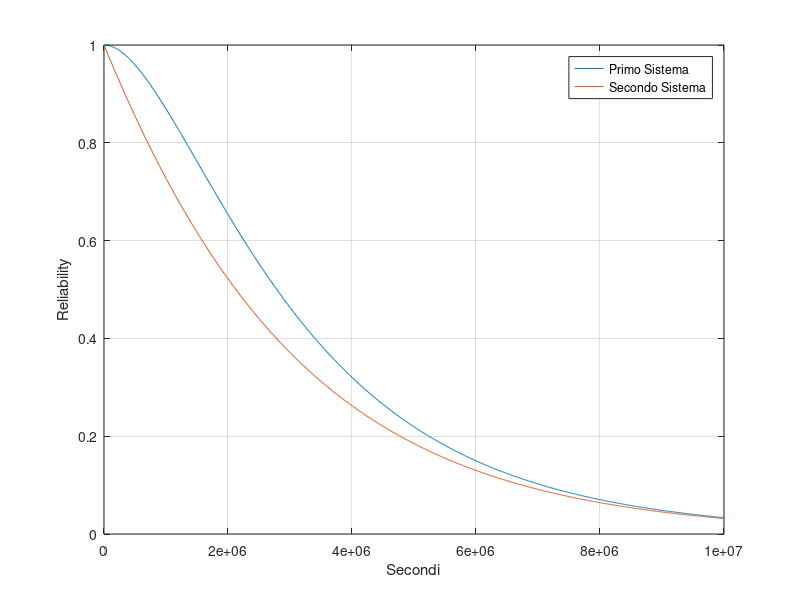
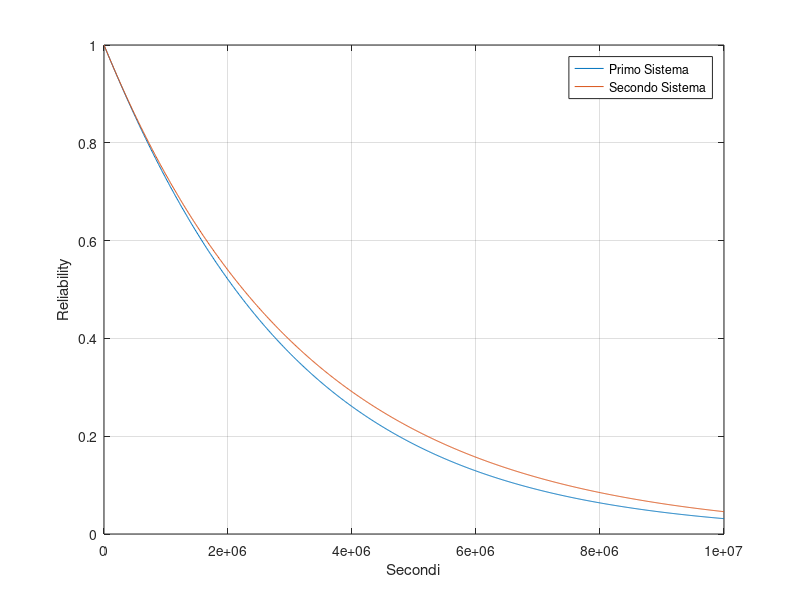
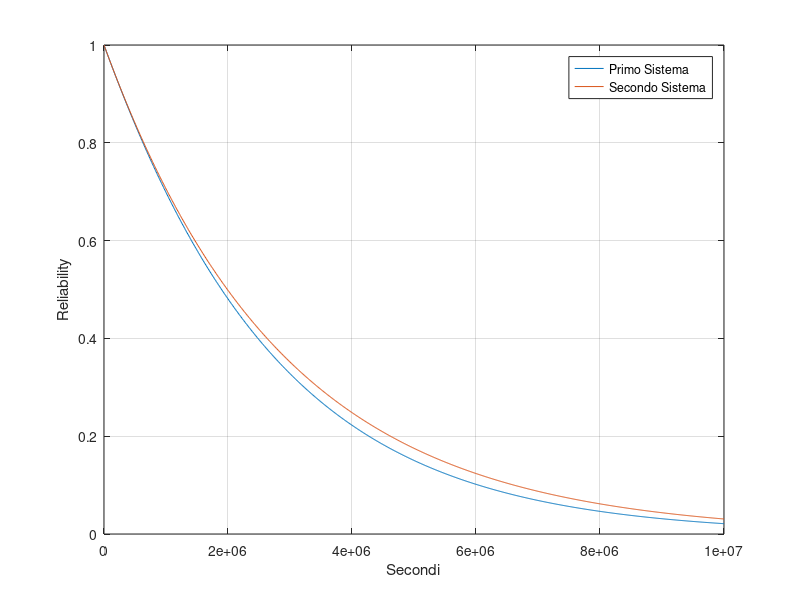
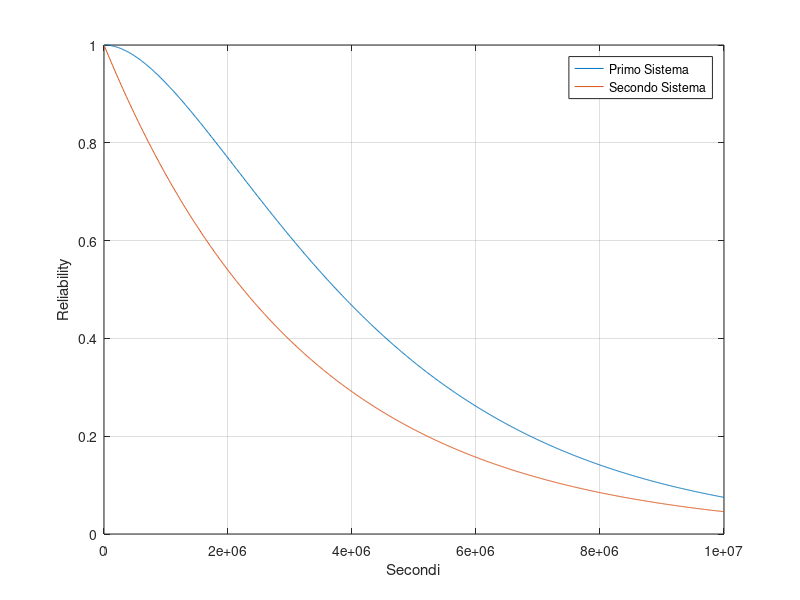

The MATLAB source for these figures, in order:
clc; 
clear;
close all; % Chiude tutte le figure

t = linspace(0, 10^7, 1000);

% Parametri a,b,c
lambda_a = 1 / (900 * 3600);
lambda_b = 1 / (7000 * 3600);
lambda_c = 1 / (1000 * 3600);

% Calcola le affidabilità a,b,c
Ra = exp(-lambda_a * t);
Rb = exp(-lambda_b * t);
Rc = exp(-lambda_c * t);

%% Sistema 1: Configurazione in serie
Rsys11 = 1 - (1 - Ra.*Rb) .* (1 - Ra.*Rc);
Rsys21 = Ra .* (1 - (1 - Rb) .* (1 - Rc));

% Plot del Sistema 1
figure
plot(t, Rsys11)
hold on
plot(t, Rsys21)
xlabel('Secondi');
ylabel('Reliability');
legend('Primo Sistema', 'Secondo Sistema');
grid on

saveas(gcf, 'configurazione_serie_sistema1.png')

%% Sistema 2: Configurazione in parallelo
Rsys12 = Ra .* (1 - (1 - Ra) .* (1 - Rb));
Rsys22 = Ra;

% Plot del Sistema 2
figure
plot(t, Rsys12)
hold on
plot(t, Rsys22)
xlabel('Secondi');
ylabel('Reliability');
legend('Primo Sistema', 'Secondo Sistema');
grid on

saveas(gcf, 'configurazione_parallelo_sistema2.png')

%% Sistema 3: Configurazione in parallelo-serie
Rsys13 = Ra .* Rb .* (1 - (1 - Ra) .* (1 - Rb));
Rsys23 = Ra .* Rb;

% Plot del Sistema 3
figure
plot(t, Rsys13)
hold on
plot(t, Rsys23)
xlabel('Secondi');
ylabel('Reliability');
legend('Primo Sistema', 'Secondo Sistema');
grid on

saveas(gcf, 'configurazione_parallelo_serie_sistema3.png')

%% Sistema 4: Configurazione in serie-parallelo
Rsys14 = (1 - (1 - Ra) .* (1 - Ra.*Rb));
Rsys24 = Ra;

% Plot del Sistema 4
figure
plot(t, Rsys14)
hold on
plot(t, Rsys24)
xlabel('Secondi');
ylabel('Reliability');
legend('Primo Sistema', 'Secondo Sistema');
grid on

saveas(gcf, 'configurazione_serie_parallelo_sistema4.png')